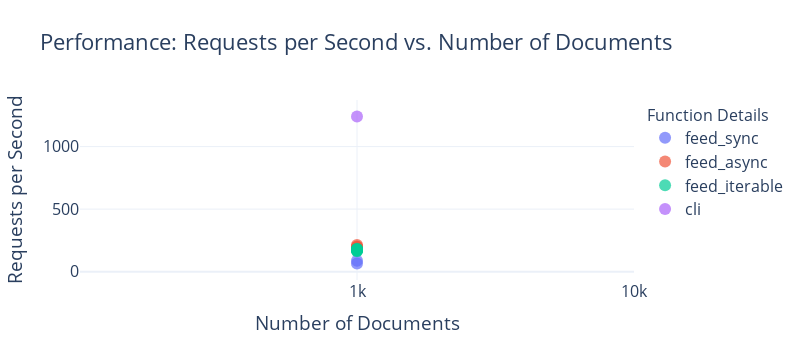

The code cell stored with this chart in its notebook:
### Code cell
df_total = pd.concat([df, df_cli])

plot_performance(df_total)

### Figure 1 — Plotly figure (JSON) as saved in the notebook; plotly's stock layout.template omitted (floating-point values rounded to 4 significant figures)
{"data": [{"customdata": [[null, null, 16, null], [null, null, 64, null]], "hovertemplate": "function_name=feed_sync<br>Number of Documents=%{x}<br>Requests per Second=%{y}<br>max_workers=%{customdata[0]}<br>max_queue_size=%{customdata[1]}<br>max_connections=%{customdata[2]}<br>num_concurrent_requests=%{customdata[3]}<extra></extra>", "legendgroup": "feed_sync", "marker": {"color": "#636efa", "opacity": 0.7, "size": 12, "symbol": "circle"}, "mode": "markers", "name": "feed_sync", "orientation": "v", "showlegend": true, "type": "scatter", "x": [1000, 1000], "xaxis": "x", "y": [65.04, 86.61], "yaxis": "y"}, {"customdata": [[null, null, 16, 1000], [null, null, 16, 10000], [null, null, 64, 1000], [null, null, 64, 10000]], "hovertemplate": "function_name=feed_async<br>Number of Documents=%{x}<br>Requests per Second=%{y}<br>max_workers=%{customdata[0]}<br>max_queue_size=%{customdata[1]}<br>max_connections=%{customdata[2]}<br>num_concurrent_requests=%{customdata[3]}<extra></extra>", "legendgroup": "feed_async", "marker": {"color": "#EF553B", "opacity": 0.7, "size": 12, "symbol": "circle"}, "mode": "markers", "name": "feed_async", "orientation": "v", "showlegend": true, "type": "scatter", "x": [1000, 1000, 1000, 1000], "xaxis": "x", "y": [185.3, 201.0, 213.0, 198.0], "yaxis": "y"}, {"customdata": [[16, 1000, 64, null], [16, 10000, 64, null], [64, 1000, 64, null], [64, 10000, 64, null], [16, 1000, 128, null], [16, 10000, 128, null], [64, 1000, 128, null], [64, 10000, 128, null]], "hovertemplate": "function_name=feed_iterable<br>Number of Documents=%{x}<br>Requests per Second=%{y}<br>max_workers=%{customdata[0]}<br>max_queue_size=%{customdata[1]}<br>max_connections=%{customdata[2]}<br>num_concurrent_requests=%{customdata[3]}<extra></extra>", "legendgroup": "feed_iterable", "marker": {"color": "#00cc96", "opacity": 0.7, "size": 12, "symbol": "circle"}, "mode": "markers", "name": "feed_iterable", "orientation": "v", "showlegend": true, "type": "scatter", "x": [1000, 1000, 1000, 1000, 1000, 1000, 1000, 1000], "xaxis": "x", "y": [173.4, 164.9, 182.2, 179.7, 171.8, 175.0, 164.5, 178.8], "yaxis": "y"}, {"customdata": [["unknown", "n/a", "unknown", null]], "hovertemplate": "function_name=cli<br>Number of Documents=%{x}<br>Requests per Second=%{y}<br>max_workers=%{customdata[0]}<br>max_queue_size=%{customdata[1]}<br>max_connections=%{customdata[2]}<br>num_concurrent_requests=%{customdata[3]}<extra></extra>", "legendgroup": "cli", "marker": {"color": "#ab63fa", "opacity": 0.7, "size": 12, "symbol": "circle"}, "mode": "markers", "name": "cli", "orientation": "v", "showlegend": true, "type": "scatter", "x": [1000], "xaxis": "x", "y": [1241.0], "yaxis": "y"}], "layout": {"font": {"size": 16}, "height": 360, "legend": {"title": {"font": {"size": 16}, "text": "Function Details"}, "tracegroupgap": 0, "x": 1.02, "xanchor": "left", "y": 1, "yanchor": "auto"}, "title": {"text": "Performance: Requests per Second vs. Number of Documents"}, "width": 800, "xaxis": {"anchor": "y", "autorange": true, "domain": [0, 1], "range": [2.0, 4.0], "ticktext": ["1k", "10k", "100k"], "tickvals": [1000, 10000, 100000], "title": {"text": "Number of Documents"}, "type": "log"}, "yaxis": {"anchor": "x", "autorange": true, "domain": [0, 1], "range": [-66.92, 1373.0], "title": {"text": "Requests per Second"}, "type": "linear"}}}
